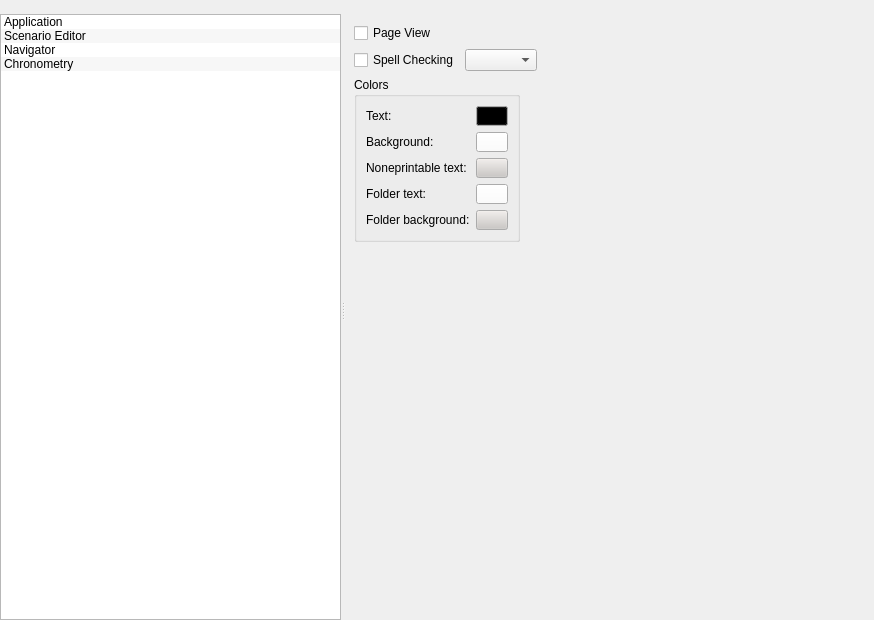
<?xml version="1.0" encoding="UTF-8"?>
<ui version="4.0">
 <class>SettingsView</class>
 <widget class="QWidget" name="SettingsView">
  <property name="geometry">
   <rect>
    <x>0</x>
    <y>0</y>
    <width>874</width>
    <height>620</height>
   </rect>
  </property>
  <property name="windowTitle">
   <string>Dialog</string>
  </property>
  <layout class="QGridLayout" name="gridLayout">
   <property name="leftMargin">
    <number>0</number>
   </property>
   <property name="topMargin">
    <number>0</number>
   </property>
   <property name="rightMargin">
    <number>0</number>
   </property>
   <property name="bottomMargin">
    <number>0</number>
   </property>
   <property name="spacing">
    <number>0</number>
   </property>
   <item row="0" column="0">
    <widget class="QSplitter" name="splitter">
     <property name="orientation">
      <enum>Qt::Horizontal</enum>
     </property>
     <widget class="QWidget" name="layoutWidget">
      <layout class="QVBoxLayout" name="verticalLayout_2">
       <property name="spacing">
        <number>0</number>
       </property>
       <item>
        <widget class="QLabel" name="topLeftEmptyLabel">
         <property name="text">
          <string/>
         </property>
        </widget>
       </item>
       <item>
        <widget class="QListWidget" name="categories">
         <property name="sizePolicy">
          <sizepolicy hsizetype="Preferred" vsizetype="Expanding">
           <horstretch>0</horstretch>
           <verstretch>0</verstretch>
          </sizepolicy>
         </property>
         <property name="editTriggers">
          <set>QAbstractItemView::NoEditTriggers</set>
         </property>
         <property name="alternatingRowColors">
          <bool>true</bool>
         </property>
         <property name="selectionBehavior">
          <enum>QAbstractItemView::SelectRows</enum>
         </property>
         <property name="iconSize">
          <size>
           <width>32</width>
           <height>32</height>
          </size>
         </property>
         <item>
          <property name="text">
           <string>Application</string>
          </property>
          <property name="icon">
           <iconset resource="../../Resources/Resources.qrc">
            <normaloff>:/Graphics/Icons/settings_application.png</normaloff>:/Graphics/Icons/settings_application.png</iconset>
          </property>
         </item>
         <item>
          <property name="text">
           <string>Scenario Editor</string>
          </property>
          <property name="icon">
           <iconset resource="../../Resources/Resources.qrc">
            <normaloff>:/Graphics/Icons/settings_text_editor.png</normaloff>:/Graphics/Icons/settings_text_editor.png</iconset>
          </property>
         </item>
         <item>
          <property name="text">
           <string>Navigator</string>
          </property>
          <property name="icon">
           <iconset resource="../../Resources/Resources.qrc">
            <normaloff>:/Graphics/Icons/settings_navigator.png</normaloff>:/Graphics/Icons/settings_navigator.png</iconset>
          </property>
         </item>
         <item>
          <property name="text">
           <string>Chronometry</string>
          </property>
          <property name="icon">
           <iconset resource="../../Resources/Resources.qrc">
            <normaloff>:/Graphics/Icons/settings_chronometry.png</normaloff>:/Graphics/Icons/settings_chronometry.png</iconset>
          </property>
         </item>
        </widget>
       </item>
      </layout>
     </widget>
     <widget class="QWidget" name="layoutWidget">
      <layout class="QVBoxLayout" name="verticalLayout">
       <property name="spacing">
        <number>0</number>
       </property>
       <item>
        <widget class="QLabel" name="topRightEmptyLabel">
         <property name="text">
          <string/>
         </property>
        </widget>
       </item>
       <item>
        <widget class="QStackedWidget" name="categoriesWidgets">
         <property name="styleSheet">
          <string notr="true">#chronometryPage QGroupBox {
    border: 1px solid lightgray;
    margin-top: 0ex; /* leave space at the top for the title */
}</string>
         </property>
         <property name="currentIndex">
          <number>1</number>
         </property>
         <widget class="QWidget" name="page">
          <layout class="QGridLayout" name="gridLayout_2">
           <item row="0" column="0">
            <widget class="QCheckBox" name="useDarkTheme">
             <property name="text">
              <string>Use Dark Theme</string>
             </property>
            </widget>
           </item>
           <item row="1" column="0" colspan="2">
            <layout class="QHBoxLayout" name="horizontalLayout_4">
             <item>
              <widget class="QCheckBox" name="autosave">
               <property name="text">
                <string>Automatically Save Every</string>
               </property>
               <property name="checked">
                <bool>true</bool>
               </property>
              </widget>
             </item>
             <item>
              <widget class="QSpinBox" name="autosaveInterval">
               <property name="minimum">
                <number>2</number>
               </property>
               <property name="maximum">
                <number>30</number>
               </property>
               <property name="value">
                <number>5</number>
               </property>
              </widget>
             </item>
             <item>
              <widget class="QLabel" name="autosaveSiffix">
               <property name="sizePolicy">
                <sizepolicy hsizetype="Expanding" vsizetype="Preferred">
                 <horstretch>0</horstretch>
                 <verstretch>0</verstretch>
                </sizepolicy>
               </property>
               <property name="text">
                <string>Minutes</string>
               </property>
              </widget>
             </item>
            </layout>
           </item>
           <item row="2" column="0" colspan="2">
            <spacer name="verticalSpacer_4">
             <property name="orientation">
              <enum>Qt::Vertical</enum>
             </property>
             <property name="sizeHint" stdset="0">
              <size>
               <width>10</width>
               <height>10</height>
              </size>
             </property>
            </spacer>
           </item>
          </layout>
         </widget>
         <widget class="QWidget" name="textEditorPage">
          <layout class="QGridLayout" name="gridLayout_6">
           <item row="0" column="0">
            <widget class="QCheckBox" name="pageView">
             <property name="text">
              <string>Page View</string>
             </property>
            </widget>
           </item>
           <item row="1" column="0">
            <layout class="QHBoxLayout" name="horizontalLayout_5">
             <item>
              <widget class="QCheckBox" name="spellChecking">
               <property name="text">
                <string>Spell Checking</string>
               </property>
              </widget>
             </item>
             <item>
              <widget class="QComboBox" name="spellCheckingLanguage"/>
             </item>
             <item>
              <spacer name="horizontalSpacer_10">
               <property name="orientation">
                <enum>Qt::Horizontal</enum>
               </property>
               <property name="sizeHint" stdset="0">
                <size>
                 <width>40</width>
                 <height>20</height>
                </size>
               </property>
              </spacer>
             </item>
            </layout>
           </item>
           <item row="2" column="0">
            <layout class="QHBoxLayout" name="horizontalLayout_3">
             <item>
              <widget class="QGroupBox" name="groupBox">
               <property name="title">
                <string>Colors</string>
               </property>
               <layout class="QFormLayout" name="formLayout">
                <item row="0" column="0">
                 <widget class="QLabel" name="label_15">
                  <property name="text">
                   <string>Text:</string>
                  </property>
                 </widget>
                </item>
                <item row="0" column="1">
                 <widget class="QToolButton" name="textColor">
                  <property name="minimumSize">
                   <size>
                    <width>32</width>
                    <height>20</height>
                   </size>
                  </property>
                  <property name="maximumSize">
                   <size>
                    <width>32</width>
                    <height>20</height>
                   </size>
                  </property>
                  <property name="palette">
                   <palette>
                    <active>
                     <colorrole role="Button">
                      <brush brushstyle="SolidPattern">
                       <color alpha="255">
                        <red>0</red>
                        <green>0</green>
                        <blue>0</blue>
                       </color>
                      </brush>
                     </colorrole>
                    </active>
                    <inactive>
                     <colorrole role="Button">
                      <brush brushstyle="SolidPattern">
                       <color alpha="255">
                        <red>0</red>
                        <green>0</green>
                        <blue>0</blue>
                       </color>
                      </brush>
                     </colorrole>
                    </inactive>
                    <disabled>
                     <colorrole role="Button">
                      <brush brushstyle="SolidPattern">
                       <color alpha="255">
                        <red>0</red>
                        <green>0</green>
                        <blue>0</blue>
                       </color>
                      </brush>
                     </colorrole>
                    </disabled>
                   </palette>
                  </property>
                  <property name="text">
                   <string/>
                  </property>
                 </widget>
                </item>
                <item row="1" column="0">
                 <widget class="QLabel" name="label_16">
                  <property name="text">
                   <string>Background:</string>
                  </property>
                 </widget>
                </item>
                <item row="2" column="0">
                 <widget class="QLabel" name="label_17">
                  <property name="text">
                   <string>Noneprintable text:</string>
                  </property>
                 </widget>
                </item>
                <item row="4" column="0">
                 <widget class="QLabel" name="label_18">
                  <property name="text">
                   <string>Folder background:</string>
                  </property>
                 </widget>
                </item>
                <item row="1" column="1">
                 <widget class="QToolButton" name="backgroundColor">
                  <property name="minimumSize">
                   <size>
                    <width>32</width>
                    <height>20</height>
                   </size>
                  </property>
                  <property name="maximumSize">
                   <size>
                    <width>32</width>
                    <height>20</height>
                   </size>
                  </property>
                  <property name="palette">
                   <palette>
                    <active>
                     <colorrole role="Button">
                      <brush brushstyle="SolidPattern">
                       <color alpha="255">
                        <red>255</red>
                        <green>255</green>
                        <blue>255</blue>
                       </color>
                      </brush>
                     </colorrole>
                    </active>
                    <inactive>
                     <colorrole role="Button">
                      <brush brushstyle="SolidPattern">
                       <color alpha="255">
                        <red>255</red>
                        <green>255</green>
                        <blue>255</blue>
                       </color>
                      </brush>
                     </colorrole>
                    </inactive>
                    <disabled>
                     <colorrole role="Button">
                      <brush brushstyle="SolidPattern">
                       <color alpha="255">
                        <red>255</red>
                        <green>255</green>
                        <blue>255</blue>
                       </color>
                      </brush>
                     </colorrole>
                    </disabled>
                   </palette>
                  </property>
                  <property name="text">
                   <string/>
                  </property>
                 </widget>
                </item>
                <item row="2" column="1">
                 <widget class="QToolButton" name="nonprintableTextColor">
                  <property name="minimumSize">
                   <size>
                    <width>32</width>
                    <height>20</height>
                   </size>
                  </property>
                  <property name="maximumSize">
                   <size>
                    <width>32</width>
                    <height>20</height>
                   </size>
                  </property>
                  <property name="palette">
                   <palette>
                    <active>
                     <colorrole role="Button">
                      <brush brushstyle="SolidPattern">
                       <color alpha="255">
                        <red>203</red>
                        <green>199</green>
                        <blue>196</blue>
                       </color>
                      </brush>
                     </colorrole>
                    </active>
                    <inactive>
                     <colorrole role="Button">
                      <brush brushstyle="SolidPattern">
                       <color alpha="255">
                        <red>203</red>
                        <green>199</green>
                        <blue>196</blue>
                       </color>
                      </brush>
                     </colorrole>
                    </inactive>
                    <disabled>
                     <colorrole role="Button">
                      <brush brushstyle="SolidPattern">
                       <color alpha="255">
                        <red>203</red>
                        <green>199</green>
                        <blue>196</blue>
                       </color>
                      </brush>
                     </colorrole>
                    </disabled>
                   </palette>
                  </property>
                  <property name="text">
                   <string/>
                  </property>
                 </widget>
                </item>
                <item row="4" column="1">
                 <widget class="QToolButton" name="folderBackgroundColor">
                  <property name="minimumSize">
                   <size>
                    <width>32</width>
                    <height>20</height>
                   </size>
                  </property>
                  <property name="maximumSize">
                   <size>
                    <width>32</width>
                    <height>20</height>
                   </size>
                  </property>
                  <property name="palette">
                   <palette>
                    <active>
                     <colorrole role="Button">
                      <brush brushstyle="SolidPattern">
                       <color alpha="255">
                        <red>203</red>
                        <green>199</green>
                        <blue>196</blue>
                       </color>
                      </brush>
                     </colorrole>
                    </active>
                    <inactive>
                     <colorrole role="Button">
                      <brush brushstyle="SolidPattern">
                       <color alpha="255">
                        <red>203</red>
                        <green>199</green>
                        <blue>196</blue>
                       </color>
                      </brush>
                     </colorrole>
                    </inactive>
                    <disabled>
                     <colorrole role="Button">
                      <brush brushstyle="SolidPattern">
                       <color alpha="255">
                        <red>203</red>
                        <green>199</green>
                        <blue>196</blue>
                       </color>
                      </brush>
                     </colorrole>
                    </disabled>
                   </palette>
                  </property>
                  <property name="text">
                   <string/>
                  </property>
                 </widget>
                </item>
                <item row="3" column="0">
                 <widget class="QLabel" name="label_19">
                  <property name="text">
                   <string>Folder text:</string>
                  </property>
                 </widget>
                </item>
                <item row="3" column="1">
                 <widget class="QToolButton" name="folderTextColor">
                  <property name="minimumSize">
                   <size>
                    <width>32</width>
                    <height>20</height>
                   </size>
                  </property>
                  <property name="maximumSize">
                   <size>
                    <width>32</width>
                    <height>20</height>
                   </size>
                  </property>
                  <property name="palette">
                   <palette>
                    <active>
                     <colorrole role="Button">
                      <brush brushstyle="SolidPattern">
                       <color alpha="255">
                        <red>255</red>
                        <green>255</green>
                        <blue>255</blue>
                       </color>
                      </brush>
                     </colorrole>
                    </active>
                    <inactive>
                     <colorrole role="Button">
                      <brush brushstyle="SolidPattern">
                       <color alpha="255">
                        <red>255</red>
                        <green>255</green>
                        <blue>255</blue>
                       </color>
                      </brush>
                     </colorrole>
                    </inactive>
                    <disabled>
                     <colorrole role="Button">
                      <brush brushstyle="SolidPattern">
                       <color alpha="255">
                        <red>255</red>
                        <green>255</green>
                        <blue>255</blue>
                       </color>
                      </brush>
                     </colorrole>
                    </disabled>
                   </palette>
                  </property>
                  <property name="text">
                   <string/>
                  </property>
                 </widget>
                </item>
               </layout>
              </widget>
             </item>
             <item>
              <spacer name="horizontalSpacer_9">
               <property name="orientation">
                <enum>Qt::Horizontal</enum>
               </property>
               <property name="sizeHint" stdset="0">
                <size>
                 <width>40</width>
                 <height>20</height>
                </size>
               </property>
              </spacer>
             </item>
            </layout>
           </item>
           <item row="3" column="0">
            <spacer name="verticalSpacer">
             <property name="orientation">
              <enum>Qt::Vertical</enum>
             </property>
             <property name="sizeHint" stdset="0">
              <size>
               <width>40</width>
               <height>20</height>
              </size>
             </property>
            </spacer>
           </item>
          </layout>
         </widget>
         <widget class="QWidget" name="navigatorPage">
          <layout class="QGridLayout" name="gridLayout_5">
           <item row="0" column="0">
            <widget class="QCheckBox" name="showScenesNumbers">
             <property name="text">
              <string>Show Scenes Numbers</string>
             </property>
            </widget>
           </item>
           <item row="1" column="0">
            <spacer name="verticalSpacer_3">
             <property name="orientation">
              <enum>Qt::Vertical</enum>
             </property>
             <property name="sizeHint" stdset="0">
              <size>
               <width>20</width>
               <height>394</height>
              </size>
             </property>
            </spacer>
           </item>
          </layout>
         </widget>
         <widget class="QWidget" name="chronometryPage">
          <layout class="QGridLayout" name="gridLayout_4">
           <item row="0" column="0">
            <widget class="QRadioButton" name="pagesChronometry">
             <property name="text">
              <string>Pages Chronometry</string>
             </property>
             <property name="checked">
              <bool>true</bool>
             </property>
            </widget>
           </item>
           <item row="1" column="0" colspan="2">
            <widget class="QGroupBox" name="pagesChronometryGroup">
             <property name="title">
              <string/>
             </property>
             <layout class="QHBoxLayout" name="horizontalLayout">
              <item>
               <widget class="QLabel" name="label_2">
                <property name="text">
                 <string>Page</string>
                </property>
               </widget>
              </item>
              <item>
               <widget class="QLabel" name="label_3">
                <property name="text">
                 <string>=</string>
                </property>
               </widget>
              </item>
              <item>
               <widget class="QSpinBox" name="pagesChronometrySeconds">
                <property name="maximum">
                 <number>100</number>
                </property>
               </widget>
              </item>
              <item>
               <widget class="QLabel" name="label_4">
                <property name="text">
                 <string>Seconds</string>
                </property>
               </widget>
              </item>
              <item>
               <spacer name="horizontalSpacer_6">
                <property name="orientation">
                 <enum>Qt::Horizontal</enum>
                </property>
                <property name="sizeType">
                 <enum>QSizePolicy::MinimumExpanding</enum>
                </property>
                <property name="sizeHint" stdset="0">
                 <size>
                  <width>0</width>
                  <height>20</height>
                 </size>
                </property>
               </spacer>
              </item>
             </layout>
            </widget>
           </item>
           <item row="2" column="0">
            <widget class="QRadioButton" name="charactersChronometry">
             <property name="text">
              <string>Characters Chronometry</string>
             </property>
            </widget>
           </item>
           <item row="3" column="0" colspan="2">
            <widget class="QGroupBox" name="charactersChronometryGroup">
             <property name="enabled">
              <bool>false</bool>
             </property>
             <property name="title">
              <string/>
             </property>
             <layout class="QHBoxLayout" name="horizontalLayout_2">
              <item>
               <widget class="QSpinBox" name="charactersChronometryCharacters">
                <property name="maximum">
                 <number>100000</number>
                </property>
               </widget>
              </item>
              <item>
               <widget class="QLabel" name="label_5">
                <property name="text">
                 <string>Characters</string>
                </property>
               </widget>
              </item>
              <item>
               <widget class="QLabel" name="label_6">
                <property name="text">
                 <string>=</string>
                </property>
               </widget>
              </item>
              <item>
               <widget class="QSpinBox" name="charactersChronometrySeconds">
                <property name="maximum">
                 <number>1000</number>
                </property>
               </widget>
              </item>
              <item>
               <widget class="QLabel" name="label_7">
                <property name="text">
                 <string>Seconds</string>
                </property>
               </widget>
              </item>
              <item>
               <spacer name="horizontalSpacer_7">
                <property name="orientation">
                 <enum>Qt::Horizontal</enum>
                </property>
                <property name="sizeType">
                 <enum>QSizePolicy::MinimumExpanding</enum>
                </property>
                <property name="sizeHint" stdset="0">
                 <size>
                  <width>0</width>
                  <height>20</height>
                 </size>
                </property>
               </spacer>
              </item>
             </layout>
            </widget>
           </item>
           <item row="3" column="2">
            <spacer name="horizontalSpacer_5">
             <property name="orientation">
              <enum>Qt::Horizontal</enum>
             </property>
             <property name="sizeHint" stdset="0">
              <size>
               <width>40</width>
               <height>20</height>
              </size>
             </property>
            </spacer>
           </item>
           <item row="4" column="0" colspan="2">
            <widget class="QRadioButton" name="configurableChronometry">
             <property name="text">
              <string>Configurable Chronometry</string>
             </property>
            </widget>
           </item>
           <item row="5" column="0" colspan="2">
            <widget class="QGroupBox" name="configurableChronometryGroup">
             <property name="enabled">
              <bool>false</bool>
             </property>
             <property name="sizePolicy">
              <sizepolicy hsizetype="Preferred" vsizetype="Preferred">
               <horstretch>0</horstretch>
               <verstretch>0</verstretch>
              </sizepolicy>
             </property>
             <property name="minimumSize">
              <size>
               <width>340</width>
               <height>150</height>
              </size>
             </property>
             <property name="maximumSize">
              <size>
               <width>340</width>
               <height>150</height>
              </size>
             </property>
             <property name="title">
              <string/>
             </property>
             <layout class="QGridLayout" name="gridLayout_3">
              <item row="1" column="7">
               <spacer name="horizontalSpacer_3">
                <property name="orientation">
                 <enum>Qt::Horizontal</enum>
                </property>
                <property name="sizeType">
                 <enum>QSizePolicy::Preferred</enum>
                </property>
                <property name="sizeHint" stdset="0">
                 <size>
                  <width>0</width>
                  <height>20</height>
                 </size>
                </property>
               </spacer>
              </item>
              <item row="3" column="3" colspan="2">
               <widget class="QDoubleSpinBox" name="configurableChronometrySecondsForParagraphDialog">
                <property name="decimals">
                 <number>1</number>
                </property>
               </widget>
              </item>
              <item row="1" column="0">
               <widget class="QLabel" name="label">
                <property name="text">
                 <string>Time And Place</string>
                </property>
               </widget>
              </item>
              <item row="3" column="8">
               <widget class="QDoubleSpinBox" name="configurableChronometrySecondsPer50CharactersDialog">
                <property name="decimals">
                 <number>1</number>
                </property>
               </widget>
              </item>
              <item row="1" column="8">
               <widget class="QDoubleSpinBox" name="configurableChronometrySecondsPer50CharactersTimeAndPlace">
                <property name="decimals">
                 <number>1</number>
                </property>
               </widget>
              </item>
              <item row="0" column="2" colspan="4">
               <widget class="QLabel" name="label_13">
                <property name="text">
                 <string>Seconds for
Paragraph</string>
                </property>
                <property name="alignment">
                 <set>Qt::AlignCenter</set>
                </property>
               </widget>
              </item>
              <item row="2" column="3" colspan="2">
               <widget class="QDoubleSpinBox" name="configurableChronometrySecondsForParagraphAction">
                <property name="decimals">
                 <number>1</number>
                </property>
               </widget>
              </item>
              <item row="2" column="6">
               <widget class="QLabel" name="label_11">
                <property name="text">
                 <string>+</string>
                </property>
                <property name="alignment">
                 <set>Qt::AlignCenter</set>
                </property>
               </widget>
              </item>
              <item row="1" column="5">
               <spacer name="horizontalSpacer_2">
                <property name="orientation">
                 <enum>Qt::Horizontal</enum>
                </property>
                <property name="sizeType">
                 <enum>QSizePolicy::Preferred</enum>
                </property>
                <property name="sizeHint" stdset="0">
                 <size>
                  <width>0</width>
                  <height>20</height>
                 </size>
                </property>
               </spacer>
              </item>
              <item row="1" column="6">
               <widget class="QLabel" name="label_10">
                <property name="text">
                 <string>+</string>
                </property>
                <property name="alignment">
                 <set>Qt::AlignCenter</set>
                </property>
               </widget>
              </item>
              <item row="3" column="6">
               <widget class="QLabel" name="label_12">
                <property name="text">
                 <string>+</string>
                </property>
                <property name="alignment">
                 <set>Qt::AlignCenter</set>
                </property>
               </widget>
              </item>
              <item row="1" column="2">
               <spacer name="horizontalSpacer">
                <property name="orientation">
                 <enum>Qt::Horizontal</enum>
                </property>
                <property name="sizeType">
                 <enum>QSizePolicy::Preferred</enum>
                </property>
                <property name="sizeHint" stdset="0">
                 <size>
                  <width>0</width>
                  <height>20</height>
                 </size>
                </property>
               </spacer>
              </item>
              <item row="3" column="0">
               <widget class="QLabel" name="label_9">
                <property name="text">
                 <string>Dialog</string>
                </property>
               </widget>
              </item>
              <item row="2" column="8">
               <widget class="QDoubleSpinBox" name="configurableChronometrySecondsPer50CharactersAction">
                <property name="decimals">
                 <number>1</number>
                </property>
               </widget>
              </item>
              <item row="0" column="7" colspan="3">
               <widget class="QLabel" name="label_14">
                <property name="text">
                 <string>Seconds per
50 characters</string>
                </property>
                <property name="alignment">
                 <set>Qt::AlignCenter</set>
                </property>
               </widget>
              </item>
              <item row="2" column="0">
               <widget class="QLabel" name="label_8">
                <property name="text">
                 <string>Action</string>
                </property>
               </widget>
              </item>
              <item row="1" column="9">
               <spacer name="horizontalSpacer_4">
                <property name="orientation">
                 <enum>Qt::Horizontal</enum>
                </property>
                <property name="sizeType">
                 <enum>QSizePolicy::Preferred</enum>
                </property>
                <property name="sizeHint" stdset="0">
                 <size>
                  <width>0</width>
                  <height>20</height>
                 </size>
                </property>
               </spacer>
              </item>
              <item row="1" column="3" colspan="2">
               <widget class="QDoubleSpinBox" name="configurableChronometrySecondsForParagraphTimeAndPlace">
                <property name="decimals">
                 <number>1</number>
                </property>
               </widget>
              </item>
              <item row="1" column="1">
               <spacer name="horizontalSpacer_8">
                <property name="orientation">
                 <enum>Qt::Horizontal</enum>
                </property>
                <property name="sizeType">
                 <enum>QSizePolicy::Preferred</enum>
                </property>
                <property name="sizeHint" stdset="0">
                 <size>
                  <width>0</width>
                  <height>20</height>
                 </size>
                </property>
               </spacer>
              </item>
             </layout>
            </widget>
           </item>
           <item row="6" column="1">
            <spacer name="verticalSpacer_2">
             <property name="orientation">
              <enum>Qt::Vertical</enum>
             </property>
             <property name="sizeHint" stdset="0">
              <size>
               <width>20</width>
               <height>40</height>
              </size>
             </property>
            </spacer>
           </item>
          </layout>
         </widget>
        </widget>
       </item>
      </layout>
     </widget>
    </widget>
   </item>
  </layout>
 </widget>
 <tabstops>
  <tabstop>categories</tabstop>
  <tabstop>pageView</tabstop>
  <tabstop>spellChecking</tabstop>
  <tabstop>spellCheckingLanguage</tabstop>
  <tabstop>textColor</tabstop>
  <tabstop>backgroundColor</tabstop>
  <tabstop>nonprintableTextColor</tabstop>
  <tabstop>folderTextColor</tabstop>
  <tabstop>folderBackgroundColor</tabstop>
  <tabstop>showScenesNumbers</tabstop>
  <tabstop>pagesChronometry</tabstop>
  <tabstop>pagesChronometrySeconds</tabstop>
  <tabstop>charactersChronometry</tabstop>
  <tabstop>charactersChronometryCharacters</tabstop>
  <tabstop>charactersChronometrySeconds</tabstop>
  <tabstop>configurableChronometry</tabstop>
  <tabstop>configurableChronometrySecondsForParagraphTimeAndPlace</tabstop>
  <tabstop>configurableChronometrySecondsPer50CharactersTimeAndPlace</tabstop>
  <tabstop>configurableChronometrySecondsForParagraphAction</tabstop>
  <tabstop>configurableChronometrySecondsPer50CharactersAction</tabstop>
  <tabstop>configurableChronometrySecondsForParagraphDialog</tabstop>
  <tabstop>configurableChronometrySecondsPer50CharactersDialog</tabstop>
  <tabstop>useDarkTheme</tabstop>
  <tabstop>autosave</tabstop>
  <tabstop>autosaveInterval</tabstop>
 </tabstops>
 <resources>
  <include location="../../Resources/Resources.qrc"/>
 </resources>
 <connections/>
</ui>
